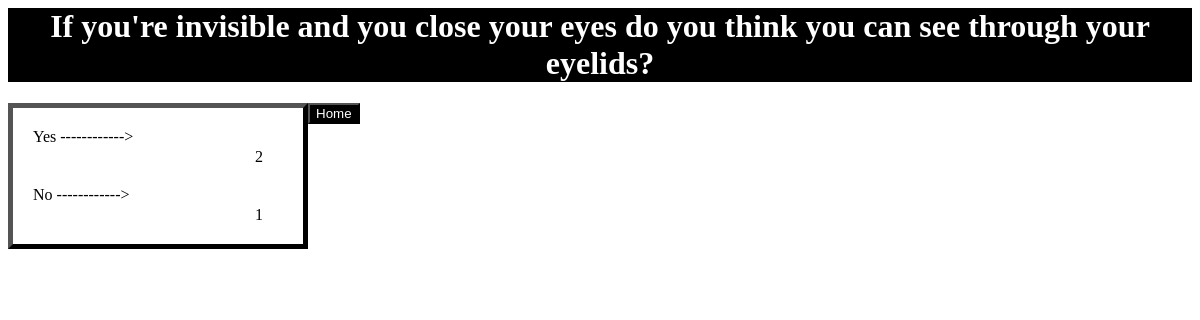
Page /polls/6/results/ on the committed database.
### polls/models.py (models this page shows, shortened)
class Question(models.Model):
    question_text = models.CharField(max_length=200)
    pub_date = models.DateTimeField('date published')
    end_date = models.DateTimeField('date expired', null=True, default=None, blank=True)
    def is_published(self):
        now = timezone.localtime()
        return self.pub_date <= now

class Choice(models.Model):
    question = models.ForeignKey(Question, on_delete=models.CASCADE)
    choice_text = models.CharField(max_length=200)
    def votes(self):
        return Vote.objects.filter(choice=self).count()

### polls/views.py (the view)
# urls.py: path('<int:pk>/results/', views.ResultsView.as_view(), name='results'),
class ResultsView(generic.DetailView):
    model = Question
    template_name = 'polls/results.html'
    def get(self, request, pk):
        question = get_object_or_404(Question, pk=pk)
        if not question.is_published():
            messages.error(request, 'This poll not publish yet.')
            return HttpResponseRedirect(reverse('polls:index'))
        else:
            return render(request, 'polls/results.html', {'question': question})

### polls/templates/polls/results.html (shortened to what this page needs)
{% load static %}
<link rel="stylesheet" href="{% static 'polls/style.css' %}">
<h1>{{ question.question_text }}</h1>
<body>
<div id="result">
    {% for choice in question.choice_set.all %}
        <div class="vote">{{ choice.choice_text }} ------------><div class="vote_result">{{ choice.votes }}</div></div>
    {% endfor %}
</div>
<a href="{% url 'polls:index' %}"><button type="button">Home</button></a>
</body>

### polls/static/polls/style.css (style rules this page uses)
body { background: white url("images/background.gif") no-repeat; background-size: auto; background-position: center bottom; }
button { background: black; color: white; }
h1 { background: black; color: white; text-align: center; }
#result { display: block; margin: 0 auto; border: 5px outset black; float: left; }
.vote { width: 250px; text-align: left; padding: 20px; }
.vote_result { float: right; padding: 20px; }

### rows in the picture
Question: question_text "If you're invisible and you close your eyes do you think you can see through your eyelids?"
Choice: choice_text "Yes", votes "2"
Choice: choice_text "No", votes "1"
